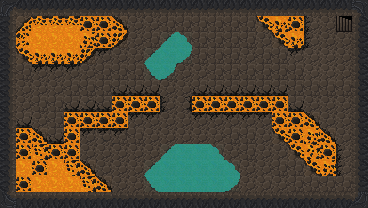

This is a level from a 2D game, rendered from its Tiled map with the project's own tilesets. A one-line summary and the complete map file follow:
An orthogonal 23x13 tile map with 16x16 px tiles, 2 tile layers (Tile Layer 1, Tile Layer 2), 2 tilesets and 6 objects (2x water_blob, 2x lava_blob, player_spawn, level_exit).

<map version="1.10" tiledversion="1.10.2" orientation="orthogonal" renderorder="right-down" width="23" height="13" tilewidth="16" tileheight="16" infinite="0" nextlayerid="4" nextobjectid="18">
 <tileset firstgid="1" source="cave_crawler_v2.tsx" />
 <tileset firstgid="226" source="Dungeon_Tileset_v2.tsx" />
 <layer id="1" name="Tile Layer 1" width="23" height="13">
  <data encoding="csv">
61,0,0,0,0,0,0,0,0,0,0,0,0,0,0,0,0,0,0,0,0,0,0,
0,47,47,47,47,47,47,47,61,61,62,62,62,62,62,62,46,46,47,61,61,61,0,
0,47,47,47,47,47,47,47,61,62,67,67,62,62,62,62,61,46,47,61,61,61,0,
0,47,47,47,47,47,79,61,61,67,67,67,62,62,62,61,62,62,61,61,61,61,61,
0,62,79,79,79,61,62,62,62,67,67,61,61,62,62,62,62,62,62,61,61,61,61,
0,61,61,61,62,62,62,78,78,78,61,61,78,78,78,78,78,78,62,62,62,62,61,
0,61,62,62,78,78,78,46,48,48,77,76,48,48,48,46,46,47,77,61,61,61,0,
0,62,61,62,46,46,46,46,79,79,61,61,79,79,79,79,79,47,47,46,61,61,0,
0,46,46,78,46,79,79,79,62,61,61,61,61,61,62,62,61,46,47,46,46,61,0,
0,46,46,46,46,61,61,61,61,61,67,67,67,67,61,62,61,61,46,46,46,61,0,
0,46,46,46,46,46,61,61,61,67,67,67,67,67,67,61,61,62,62,46,46,61,0,
0,46,46,46,46,46,46,61,61,67,67,67,67,67,67,61,61,61,62,62,62,62,0,
0,0,0,0,0,0,0,0,0,0,0,0,0,0,0,0,0,0,0,0,0,0,0
</data>
 </layer>
 <layer id="2" name="Tile Layer 2" width="23" height="13">
  <data encoding="csv">
1610612847,110,110,110,110,110,110,110,110,110,110,110,110,110,110,110,110,110,110,110,110,110,111,
1610612846,91,2,2,2,17,17,92,0,0,0,0,0,0,0,0,106,32,17,77,0,80,2684354670,
1610612846,16,0,0,0,33,17,107,0,0,93,94,0,0,0,0,0,106,32,77,0,0,2684354670,
1610612846,106,32,32,32,107,0,0,0,93,0,109,0,0,0,0,0,0,79,61,61,0,2684354670,
1610612846,0,0,0,0,0,0,0,0,108,109,0,0,0,0,0,0,0,0,61,61,0,2684354670,
1610612846,0,0,0,0,0,0,0,0,0,0,0,0,0,0,0,0,0,0,0,0,0,2684354670,
1610612846,0,0,0,0,93,94,17,17,17,0,0,17,17,17,17,17,17,78,0,0,0,2684354670,
1610612846,78,0,0,17,17,17,17,0,0,0,0,0,0,0,0,0,17,17,92,0,0,2684354670,
1610612846,17,92,0,17,0,108,109,0,0,0,0,0,0,0,0,0,106,17,33,92,0,2684354670,
1610612846,17,3,17,17,0,0,0,0,0,93,0,0,94,0,0,0,0,106,18,17,77,2684354670,
1610612846,0,17,0,3,92,0,0,0,93,0,0,0,0,94,0,0,0,0,106,33,77,2684354670,
1610612846,17,0,0,0,3,92,0,0,108,0,0,0,0,109,0,94,0,0,0,0,0,2684354670,
3221225583,3221225582,3221225582,3221225582,3221225582,3221225582,3221225582,3221225582,3221225582,3221225582,3221225582,3221225582,3221225582,3221225582,3221225582,3221225582,3221225582,3221225582,3221225582,3221225582,3221225582,3221225582,2684354671
</data>
 </layer>
 <objectgroup id="3" name="Object Layer 1">
  <object id="1" name="player_spawn" x="194.1" y="187.2">
   <point />
  </object>
  <object id="2" name="level_exit" x="344.99" y="21.75">
   <point />
  </object>
  <object id="12" name="water_blob" x="169.196" y="61.6071">
   <point />
  </object>
  <object id="13" name="water_blob" x="101.786" y="124.107">
   <point />
  </object>
  <object id="15" name="lava_blob" x="57.5893" y="40.1786">
   <point />
  </object>
  <object id="17" name="lava_blob" x="56.25" y="181.696">
   <point />
  </object>
 </objectgroup>
</map>
